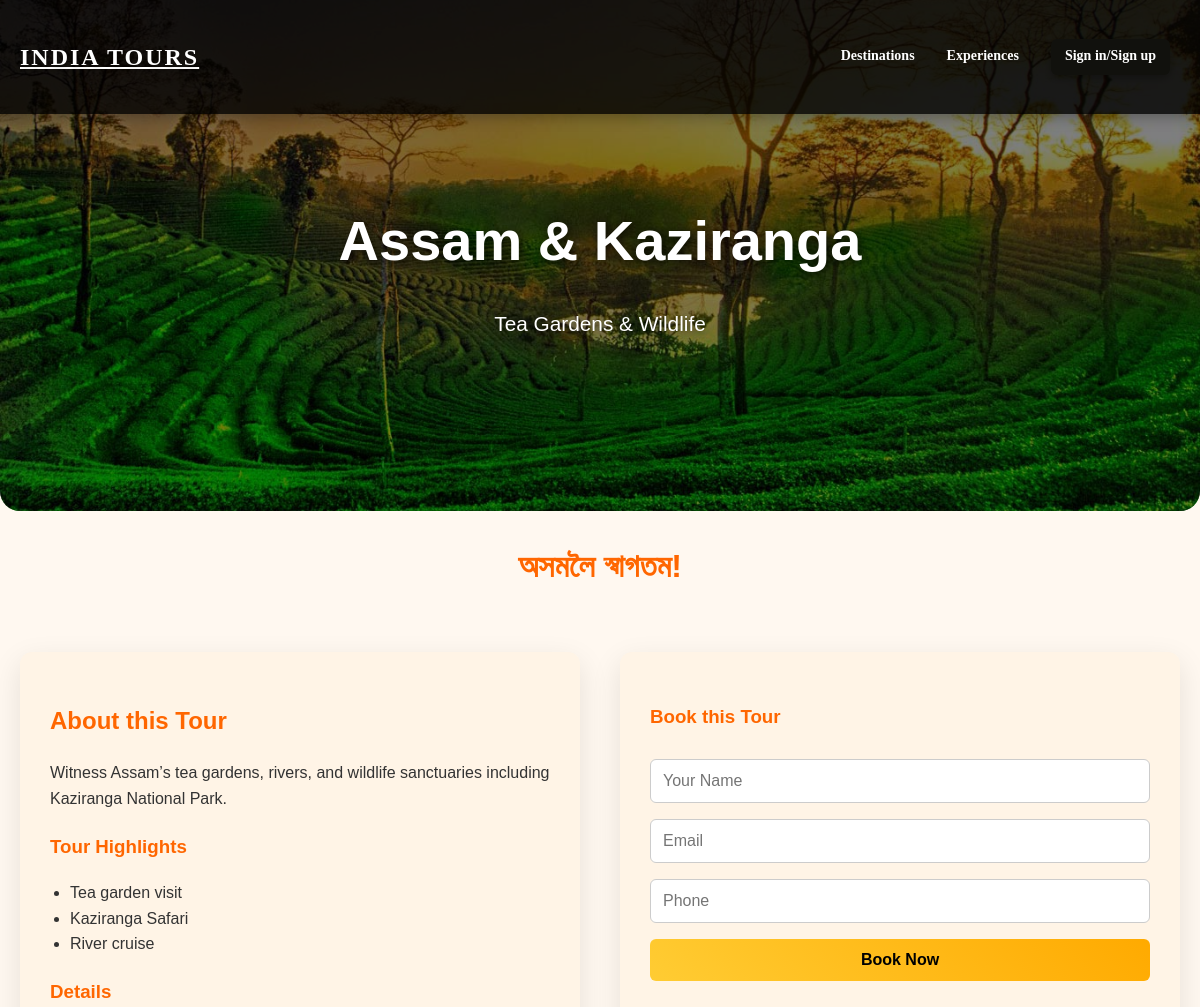
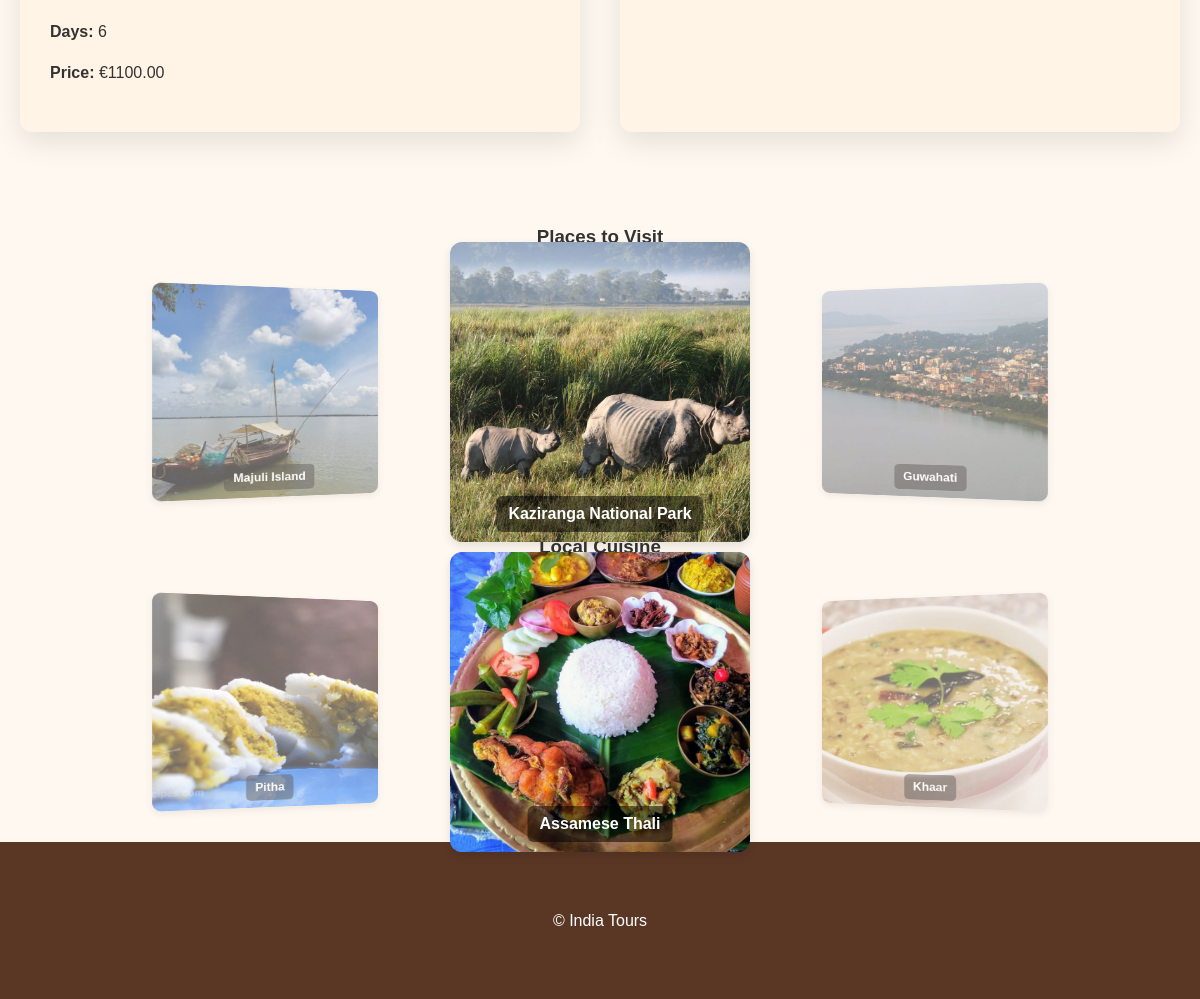
The app's page /place/5 with its own data (2 pictures, top to bottom).
### models.py (models this page shows)
class Tour(db.Model):
    id = db.Column(db.Integer, primary_key=True)
    title = db.Column(db.String(180), nullable=False)
    subtitle = db.Column(db.String(200), nullable=True)
    description = db.Column(db.Text, nullable=False)
    days = db.Column(db.Integer, default=3)
    img = db.Column(db.String(200), default="thumb-osaka.jpg", nullable=True)
    price = db.Column(db.Float, default=0.0)
    created_at = db.Column(db.DateTime, default=datetime.utcnow)
    highlights = db.Column(db.PickleType, default=[])
    places_to_visit = db.Column(db.PickleType, default=[])
    cuisine = db.Column(db.PickleType, default=[])
    history = db.Column(db.Text, nullable=True)
    gallery = db.Column(db.PickleType, default=[])
    welcome_msg = db.Column(db.String(300), default="Welcome!", nullable=True)
    hotels = db.relationship("Hotel", backref="tour", lazy=True)

### views/routes.py (the view)
@views_bp.route("/place/<int:tour_id>")
def place(tour_id):
    tour = Tour.query.get_or_404(tour_id)
    return render_template("place.html", tour=tour)

### templates/place.html (shortened to what this page needs)
{% extends "base.html" %}
{% block content %}
<section class="hero-section">
    <div class="hero-content">
        <h1>{{ tour.title }}</h1>
        <p>{{ tour.subtitle }}</p>
    </div>
</section>
<div id="welcome-msg">{{ tour.welcome_msg }}</div>
<div class="container tour-info">
    <div class="tour-info-left">
        <h2>About this Tour</h2>
        <p>{{ tour.description }}</p>
        {% if tour.highlights %}
        <h3>Tour Highlights</h3>
        <ul>
            {% for highlight in tour.highlights %}
            <li>{{ highlight }}</li>
            {% endfor %}
        </ul>
        {% endif %}
        <h3>Details</h3>
        <p><strong>Days:</strong> {{ tour.days }}</p>
        <p><strong>Price:</strong> €{{ "%.2f"|format(tour.price) }}</p>
    </div>
    <div class="tour-info-right">
        <h3>Book this Tour</h3>
        <form onsubmit="return submitPlaceBooking(event)">
            <input id="place_name" placeholder="Your Name" required>
            <input id="place_email" placeholder="Email">
            <input id="place_phone" placeholder="Phone">
            <button type="submit">Book Now</button>
        </form>
    </div>
</div>
{% if tour.places_to_visit %}
<h3 style="text-align:center;">Places to Visit</h3>
<div class="carousel-3d" id="places-carousel">
    {% for img in tour.gallery %}
    <div class="carousel-slide{% if loop.index0 == 0 %} active{% endif %}">
        <img src="{{ url_for('static', filename='images/' ~ img) }}" alt="Place Image">
        <div class="carousel-caption">{{ tour.places_to_visit[loop.index0] }}</div>
    </div>
    {% endfor %}
</div>
{% endif %}
{% if tour.cuisine %}
<h3 style="text-align:center;">Local Cuisine</h3>
<div class="carousel-3d" id="cuisine-carousel">
    {% for food in tour.cuisine %}
    <div class="carousel-slide{% if loop.index0 == 0 %} active{% endif %}">
        <img src="{{ url_for('static', filename='images/' ~ tour.img.split('.')[0] ~ '_food' ~ loop.index ~ '.jpg') }}" alt="Cuisine Image {{ loop.index }}">
        <div class="carousel-caption">{{ food }}</div>
    </div>
    {% endfor %}
</div>
{% endif %}
{% endblock %}

### static/css/style.css (style rules this page uses)
:root { --container: 1100px; --dark: #000000; --light: #ffffff; --gold: #11110d; }
* { box-sizing: border-box; transition: all 0.3s ease; }
body { font-family: "Helvetica Neue", Arial, sans-serif; margin: 0; color: var(--dark); background: linear-gradient(to bottom, #000000); }

### records on screen
Tour: title "Assam & Kaziranga", subtitle "Tea Gardens & Wildlife", welcome_msg "অসমলৈ স্বাগতম!", description "Witness Assam’s tea gardens, rivers, and wildlife sanctuaries including Kaziranga National Park.", days "6", price "1100.00", places_to_visit "Kaziranga National Park" "Guwahati" "Majuli Island"

### other values on screen
{{ highlight }} "Tea garden visit" "Kaziranga Safari" "River cruise"
{{ food }} "Assamese Thali" "Khaar" "Pitha"
